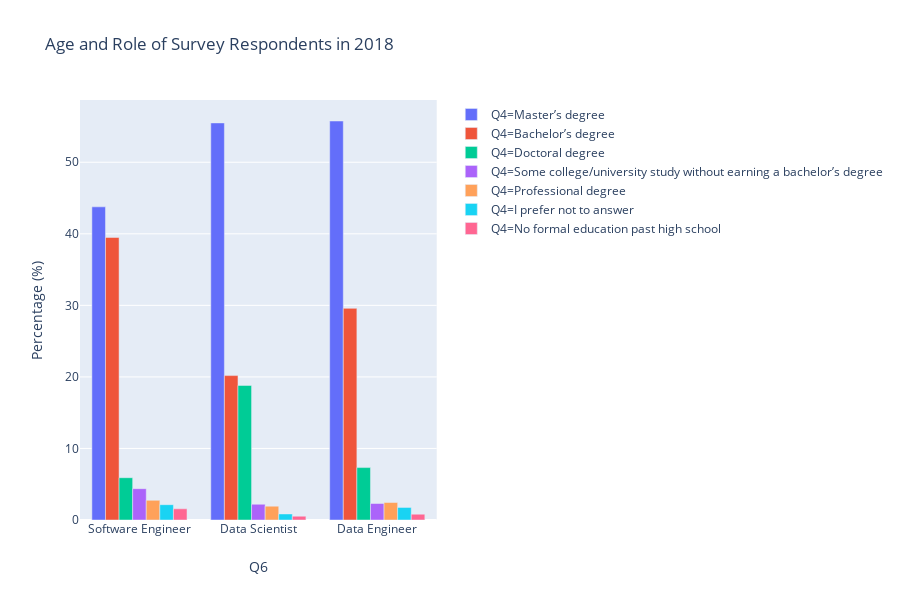

Here is the notebook cell this chart was saved with:
### Code cell
fig = px.bar(df_test, x = 'Q6', y = 'Percentage', title= 'Age and Role of Survey Respondents in 2018', 
             color = 'Q4' , barmode='group', labels={'Percentage':'Percentage (%)'}) #facet_row='Q1')
fig.show()

### Figure 1 — Plotly figure (JSON) as saved in the notebook; plotly's stock layout.template omitted (floating-point values rounded to 4 significant figures)
{"data": [{"alignmentgroup": "True", "hoverlabel": {"namelength": 0}, "hovertemplate": "Q4=Master’s degree<br>Q6=%{x}<br>Percentage (%)=%{y}", "legendgroup": "Q4=Master’s degree", "marker": {"color": "#636efa"}, "name": "Q4=Master’s degree", "offsetgroup": "Q4=Master’s degree", "orientation": "v", "showlegend": true, "textposition": "auto", "type": "bar", "x": ["Software Engineer", "Data Scientist", "Data Engineer"], "xaxis": "x", "y": [43.77, 55.5, 55.77], "yaxis": "y"}, {"alignmentgroup": "True", "hoverlabel": {"namelength": 0}, "hovertemplate": "Q4=Bachelor’s degree<br>Q6=%{x}<br>Percentage (%)=%{y}", "legendgroup": "Q4=Bachelor’s degree", "marker": {"color": "#EF553B"}, "name": "Q4=Bachelor’s degree", "offsetgroup": "Q4=Bachelor’s degree", "orientation": "v", "showlegend": true, "textposition": "auto", "type": "bar", "x": ["Software Engineer", "Data Scientist", "Data Engineer"], "xaxis": "x", "y": [39.49, 20.18, 29.58], "yaxis": "y"}, {"alignmentgroup": "True", "hoverlabel": {"namelength": 0}, "hovertemplate": "Q4=Doctoral degree<br>Q6=%{x}<br>Percentage (%)=%{y}", "legendgroup": "Q4=Doctoral degree", "marker": {"color": "#00cc96"}, "name": "Q4=Doctoral degree", "offsetgroup": "Q4=Doctoral degree", "orientation": "v", "showlegend": true, "textposition": "auto", "type": "bar", "x": ["Software Engineer", "Data Scientist", "Data Engineer"], "xaxis": "x", "y": [5.911, 18.81, 7.327], "yaxis": "y"}, {"alignmentgroup": "True", "hoverlabel": {"namelength": 0}, "hovertemplate": "Q4=Some college/university study without earning a bachelor’s degree<br>Q6=%{x}<br>Percentage (%)=%{y}", "legendgroup": "Q4=Some college/university study without earning a bachelor’s degree", "marker": {"color": "#ab63fa"}, "name": "Q4=Some college/university study without earning a bachelor’s degree", "offsetgroup": "Q4=Some college/university study without earning a bachelor’s degree", "orientation": "v", "showlegend": true, "textposition": "auto", "type": "bar", "x": ["Software Engineer", "Data Scientist", "Data Engineer"], "xaxis": "x", "y": [4.377, 2.2, 2.307], "yaxis": "y"}, {"alignmentgroup": "True", "hoverlabel": {"namelength": 0}, "hovertemplate": "Q4=Professional degree<br>Q6=%{x}<br>Percentage (%)=%{y}", "legendgroup": "Q4=Professional degree", "marker": {"color": "#FFA15A"}, "name": "Q4=Professional degree", "offsetgroup": "Q4=Professional degree", "orientation": "v", "showlegend": true, "textposition": "auto", "type": "bar", "x": ["Software Engineer", "Data Scientist", "Data Engineer"], "xaxis": "x", "y": [2.748, 1.934, 2.442], "yaxis": "y"}, {"alignmentgroup": "True", "hoverlabel": {"namelength": 0}, "hovertemplate": "Q4=I prefer not to answer<br>Q6=%{x}<br>Percentage (%)=%{y}", "legendgroup": "Q4=I prefer not to answer", "marker": {"color": "#19d3f3"}, "name": "Q4=I prefer not to answer", "offsetgroup": "Q4=I prefer not to answer", "orientation": "v", "showlegend": true, "textposition": "auto", "type": "bar", "x": ["Software Engineer", "Data Scientist", "Data Engineer"], "xaxis": "x", "y": [2.141, 0.846, 1.764], "yaxis": "y"}, {"alignmentgroup": "True", "hoverlabel": {"namelength": 0}, "hovertemplate": "Q4=No formal education past high school<br>Q6=%{x}<br>Percentage (%)=%{y}", "legendgroup": "Q4=No formal education past high school", "marker": {"color": "#FF6692"}, "name": "Q4=No formal education past high school", "offsetgroup": "Q4=No formal education past high school", "orientation": "v", "showlegend": true, "textposition": "auto", "type": "bar", "x": ["Software Engineer", "Data Scientist", "Data Engineer"], "xaxis": "x", "y": [1.565, 0.5318, 0.8141], "yaxis": "y"}], "layout": {"barmode": "group", "height": 600, "legend": {"tracegroupgap": 0}, "title": {"text": "Age and Role of Survey Respondents in 2018"}, "xaxis": {"anchor": "y", "domain": [0, 0.98], "title": {"text": "Q6"}}, "yaxis": {"anchor": "x", "domain": [0, 1], "title": {"text": "Percentage (%)"}}}}
